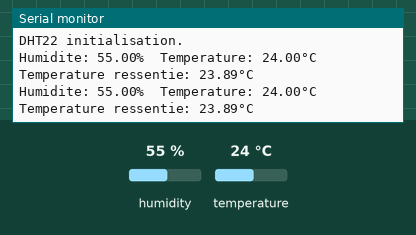
This sketch was run on a simulated ESP8266 (NodeMCU). On the bench: the last lines printed to the serial monitor. Inputs (shaded band) come from the test bench; at power-on: humidity 55 %, temperature 24 °C.

Above: at 5.8 s.
5.9 s: humidity set to 22 %
At 10.4 s:
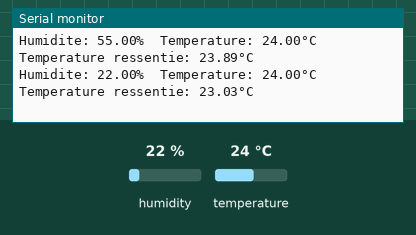
11.9 s: temperature set to 12 °C
At 15.6 s:
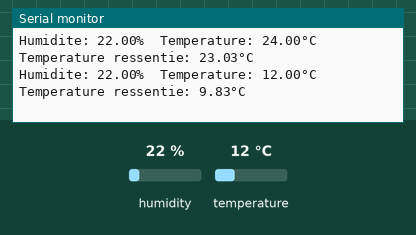
17.9 s: humidity set to 40 %
At 20.8 s:
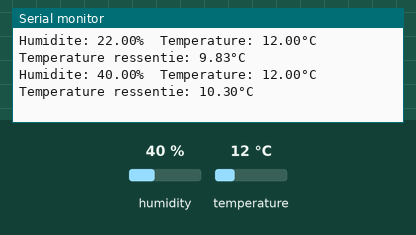
Timing chart, 0 to 22.3 s (numbered marks = the images above; inputs shaded):
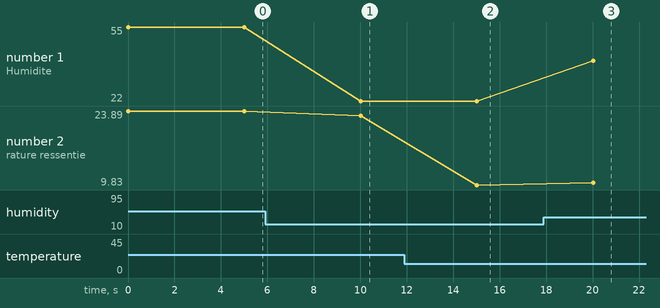

Measured:
- after the input at 5.9 s, the serial monitor: prints a new line after 4.1 s (image 1)
- after the input at 11.9 s, the serial monitor: prints a new line after 3.1 s (image 2)
- after the input at 17.9 s, the serial monitor: prints a new line after 2.1 s (image 3)
- plotted number 1: 55 → 22 after the input at 5.9 s, 22 → 40 after the input at 17.9 s
- plotted number 2: 23.89 → 23.03 after the input at 5.9 s, 23.03 → 9.83 after the input at 11.9 s, 9.83 → 10.3 after the input at 17.9 s

The sketch:

Test_DHT22.ino
```cpp
#include "DHT.h"   	// Librairie des capteurs DHT
#define DHTPIN D4    // Changer le pin sur lequel est branché le DHT

// Type de capteur : DHT11, DHT22, ....
#define DHTTYPE DHT22       // DHT 22  (AM2302)
DHT dht(DHTPIN, DHTTYPE);

void setup() {
  Serial.begin(115200);
  Serial.println("DHT22 initialisation.");

  dht.begin();
}

void loop() {
  // Lecture du taux d'humidité
  float h = dht.readHumidity();
  // Lecture de la température en Celcius
  float t = dht.readTemperature();
  // Pour lire la température en Fahrenheit
  float f = dht.readTemperature(true);

  // Stop le programme et renvoie un message d'erreur si le capteur ne renvoie aucune mesure
  if (isnan(h) || isnan(t) || isnan(f)) {
    Serial.println("Echec de lecture !");
    return;
  }

  // Calcul la température ressentie. le calcul s'effectue à partir de la température en Fahrenheit
  float hi = dht.computeHeatIndex(f, h);
  // float ti = convertFtoC(dht.computeHeatIndex(convertCtoF(t), h));

  // Commande bibliothéque
  /*
	convertCtoF(float) : converti la température Celcius en Fahrenheit
	convertFtoC(float) : converti la température Fahrenheit en Celcius
  */

  Serial.print("Humidite: ");
  Serial.print(h);
  Serial.print("%\t");
  Serial.print("Temperature: ");
  Serial.print(t);
  Serial.print("°C\t");
  Serial.print("Temperature ressentie: ");
  Serial.print(dht.convertFtoC(hi));
  Serial.println("°C");

  // Délai de 5 secondes entre chaque mesure.
  delay(5000);
}
```
